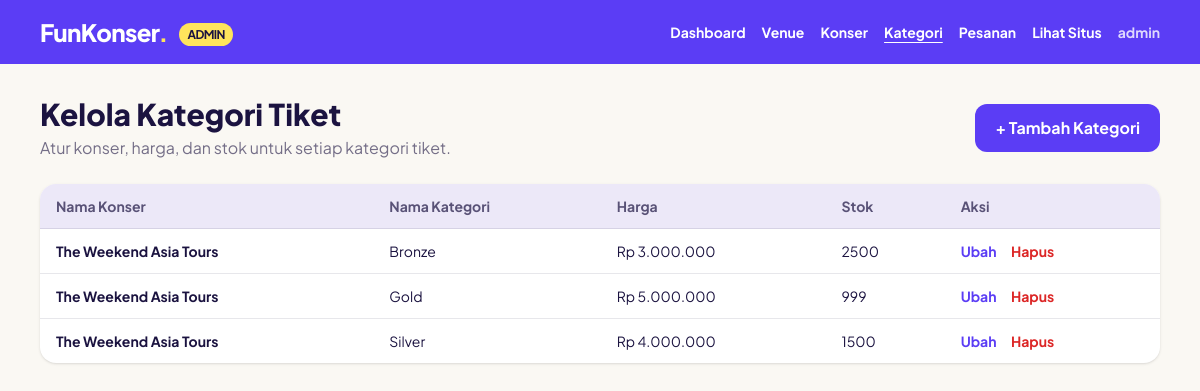
Page /admin/kategori.php (signed in) on the committed database.
### tables this page shows
CREATE TABLE `kategori_tiket` (
  `id` int(11) NOT NULL,
  `konser_id` int(11) NOT NULL,
  `nama` varchar(50) NOT NULL,
  `harga` int(11) NOT NULL,
  `stok` int(11) NOT NULL
);

CREATE TABLE `konser` (
  `id` int(11) NOT NULL,
  `judul` varchar(200) NOT NULL,
  `artis` varchar(150) NOT NULL,
  `deskripsi` text DEFAULT NULL,
  `poster` varchar(255) DEFAULT NULL,
  `tanggal` datetime NOT NULL,
  `venue_id` int(11) NOT NULL,
  `status` enum('akan_datang','berlangsung','selesai','dibatalkan') DEFAULT 'akan_datang'
);

### admin/kategori.php (the view, shortened to what this page needs)
<?php
require_once __DIR__ . "/../src/koneksi.php";
function e($teks) { return htmlspecialchars((string) $teks, ENT_QUOTES, "UTF-8"); }
function rupiah($angka) { return "Rp " . number_format((int) $angka, 0, ",", "."); }
$filterKonserId = 0;
$sqlDaftar = "
    SELECT kt.id, kt.konser_id, kt.nama, kt.harga, kt.stok, k.judul AS nama_konser
      FROM kategori_tiket kt
      INNER JOIN konser k ON k.id = kt.konser_id
";
if ($filterKonserId > 0) {
    $sqlDaftar .= " WHERE kt.konser_id = ?";
    $daftarStmt = $conn->prepare($sqlDaftar . " ORDER BY k.tanggal DESC, kt.nama ASC");
    $daftarStmt->bind_param("i", $filterKonserId);
    $daftarStmt->execute();
    $daftar = $daftarStmt->get_result();
} else {
    $daftar = $conn->query($sqlDaftar . " ORDER BY k.tanggal DESC, kt.nama ASC");
}
$urlTambah = "/admin/kategori.php?tambah=1" . ($filterKonserId > 0 ? "&konser_id=" . $filterKonserId : "");
?>
<!DOCTYPE html>
<html lang="id">
<head>
    <script src="https://cdn.tailwindcss.com/3.4.17"></script>
</head>
<body class="min-h-screen bg-paper font-sans text-ink antialiased">
    <header class="bg-violet text-white">
        <div class="max-w-6xl mx-auto px-4 py-4 flex flex-wrap items-center justify-between gap-3">
            <a href="/admin/index.php" class="text-2xl font-extrabold tracking-tight">
                FunKonser<span class="text-lemon">.</span>
                <span class="ml-2 text-xs font-bold bg-lemon text-ink rounded-full px-2 py-1 align-middle">ADMIN</span>
            </a>
            <nav class="flex flex-wrap items-center gap-4 text-sm font-bold">
                <a href="/admin/index.php" class="hover:underline">Dashboard</a>
                <a href="/admin/venue.php" class="hover:underline">Venue</a>
                <a href="/admin/konser.php" class="hover:underline">Konser</a>
                <a href="/admin/kategori.php" class="underline underline-offset-4">Kategori</a>
                <a href="/admin/pesanan.php" class="hover:underline">Pesanan</a>
                <a href="/index.php" class="hover:underline">Lihat Situs</a>
                <span class="text-white/80"><?= e($_SESSION["nama"] ?? "Admin") ?></span>
            </nav>
        </div>
    </header>
    <main class="max-w-6xl mx-auto px-4 py-8">
        <div class="flex flex-wrap items-center justify-between gap-3">
            <div>
                <h1 class="text-2xl md:text-3xl font-extrabold">Kelola Kategori Tiket</h1>
                <p class="text-ink/60 mt-1">Atur konser, harga, dan stok untuk setiap kategori tiket.</p>
            </div>
            <a href="<?= e($urlTambah) ?>" class="bg-violet text-white font-bold px-5 py-3 rounded-xl hover:brightness-110">+ Tambah Kategori</a>
        </div>
        <div class="mt-6 bg-white rounded-2xl shadow overflow-x-auto">
            <table class="w-full text-sm text-left">
                <thead class="bg-mist text-ink/70">
                    <tr>
                        <th class="px-4 py-3 font-bold">Nama Konser</th>
                        <th class="px-4 py-3 font-bold">Nama Kategori</th>
                        <th class="px-4 py-3 font-bold">Harga</th>
                        <th class="px-4 py-3 font-bold">Stok</th>
                        <th class="px-4 py-3 font-bold">Aksi</th>
                    </tr>
                </thead>
                <tbody>
                    <?php while ($kategori = $daftar->fetch_assoc()): ?>
                        <tr class="border-t border-ink/10">
                            <td class="px-4 py-3 font-bold"><?= e($kategori["nama_konser"]) ?></td>
                            <td class="px-4 py-3"><?= e($kategori["nama"]) ?></td>
                            <td class="px-4 py-3 whitespace-nowrap"><?= rupiah($kategori["harga"]) ?></td>
                            <td class="px-4 py-3"><?= (int) $kategori["stok"] ?></td>
                            <td class="px-4 py-3 whitespace-nowrap">
                                <a href="/admin/kategori.php?edit=<?= (int) $kategori["id"] ?>" class="font-bold text-violet hover:underline">Ubah</a>
                                <form action="/admin/kategori.php" method="post" class="inline" onsubmit="return confirm('Hapus kategori ini? Kategori yang sudah digunakan dalam pesanan tidak dapat dihapus.');">
                                    <button type="submit" class="ml-3 font-bold text-red-600 hover:underline">Hapus</button>
                                </form>
                            </td>
                        </tr>
                    <?php endwhile; ?>
                </tbody>
            </table>
        </div>
    </main>
</body>
</html>

### rows in the picture
kategori_tiket: konser.judul "The Weekend Asia Tours", nama "Bronze", harga "Rp 3.000.000", stok "2500"
kategori_tiket: konser.judul "The Weekend Asia Tours", nama "Gold", harga "Rp 5.000.000", stok "999"
kategori_tiket: konser.judul "The Weekend Asia Tours", nama "Silver", harga "Rp 4.000.000", stok "1500"

### other values in the picture
$_SESSION["nama"] "admin"
